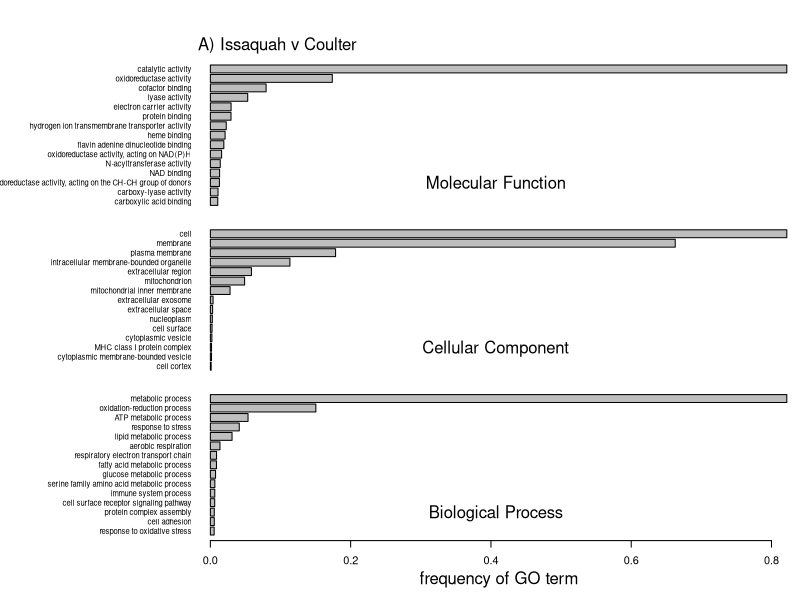

Write R code to recreate this figure. (Note: this script raises an error after producing the figure.)
##Barplots for REVIGO molecular function
#import files and reduce down to top 20 by frequency
mf.IS<-read.csv(file="REVIGOmf.csv", header=T)
mf.IS.order<-mf.IS[order(mf.IS$frequency, decreasing= TRUE),]
mf.IS.order.20<-mf.IS.order[c(1:15),]
mf.IS.order.20<-mf.IS.order.20[order(mf.IS.order.20$frequency, decreasing= FALSE),]


#barplot for revigo condensed terms 
par(mfrow=c(3,1), oma=c(4,15,4,0), mar=c(.5,.5,.5,1))
barplot(mf.IS.order.20$frequency, 
        names.arg = mf.IS.order.20$description, 
        horiz=TRUE, las=1, cex.names=.7, xaxt="n")
mtext("Molecular Function", side=3, line=-10)

##Barplots for REVIGO molecular function
#import files and reduce down to top 20 by frequency
cc.IS<-read.csv(file="REVIGOcc.csv", header=T)
cc.IS.order<-cc.IS[order(cc.IS$frequency, decreasing= TRUE),]
cc.IS.order.20<-cc.IS.order[c(1:15),]
cc.IS.order.20<-cc.IS.order.20[order(cc.IS.order.20$frequency, decreasing= FALSE),]


#barplot for revigo condensed terms 
barplot(cc.IS.order.20$frequency, 
        names.arg = cc.IS.order.20$description, 
        horiz=TRUE, las=1, cex.names=.7, xaxt="n")
mtext("Cellular Component", side=3, line=-10)

##Barplots for REVIGO molecular function
#import files and reduce down to top 20 by frequency
bp.IS<-read.csv(file="REVIGObp.csv", header=T)
bp.IS.order<-bp.IS[order(bp.IS$frequency, decreasing= TRUE),]
bp.IS.order.20<-bp.IS.order[c(1:15),]
bp.IS.order.20<-bp.IS.order.20[order(bp.IS.order.20$frequency, decreasing= FALSE),]

#barplot for revigo condensed terms 
barplot(bp.IS.order.20$frequency, 
        names.arg = bp.IS.order.20$description, 
        horiz=TRUE, las=1, cex.names=.7, ylab="frequency of GO term")
mtext("Biological Process", side=3, line=-10)
mtext("frequency of GO term", side=1, outer=TRUE, line=2)
mtext("A) Issaquah v Coulter", outer=TRUE, adj=0 )


####GO Enrichment

mf.IS.enrich<-read.delim(file="BP_Issaquah.txt", header=T)
mf.IS.order.enrich<-mf.IS.enrich[order(mf.IS.enrich$PValue),]
mf.IS.order.enrich.20<-mf.IS.enrich[c(1:15),]
mf.IS.order.enrich.20<-mf.IS.order.enrich.20[order(mf.IS.order.enrich.20$Count, decreasing= FALSE),]


#barplot for erichment molecular function
par(mfrow=c(3,1), oma=c(4,18,4,0), mar=c(.5,.5,.5,1))
barplot(mf.IS.order.enrich.20$Count, 
        names.arg = mf.IS.order.enrich.20$GO_Term, 
        horiz=TRUE, las=1, cex.names=.7, xaxt="n")
mtext("Molecular Function", side=3, line=-10)

#cc
cc.IS.enrich<-read.delim(file="CC_Issaquah.txt", header=T)
cc.IS.order.enrich<-cc.IS.enrich[order(cc.IS.enrich$PValue),]
cc.IS.order.enrich.20<-cc.IS.enrich[c(1:15),]
cc.IS.order.enrich.20<-cc.IS.order.enrich.20[order(mf.IS.order.enrich.20$Count, decreasing= FALSE),]


#barplot for erichment
barplot(mf.IS.order.enrich.20$Count, 
        names.arg = mf.IS.order.enrich.20$GO_Term, 
        horiz=TRUE, las=1, cex.names=.7, xaxt="n")
mtext("Cellular Component", side=3, line=-10)

bp.IS.enrich<-read.delim(file="BP_Issaquah.txt", header=T)
bp.IS.order.enrich<-bp.IS.enrich[order(bp.IS.enrich$PValue),]
bp.IS.order.enrich.20<-bp.IS.enrich[c(1:15),]
bp.IS.order.enrich.20<-bp.IS.order.enrich.20[order(bp.IS.order.enrich.20$Count, decreasing= FALSE),]


#barplot for erichment
barplot(bp.IS.order.enrich.20$Count, 
        names.arg = bp.IS.order.enrich.20$GO_Term, 
        horiz=TRUE, las=1, cex.names=.7)
mtext("Biological Proccesst", side=3, line=-10)
mtext("Number of genes belonging to GO term", side=1, outer=TRUE, line=2)
mtext("A) Issaquah v Coulter", outer=TRUE, adj=0 )



#barplot for revigo condensed terms (might be easier to write about)
